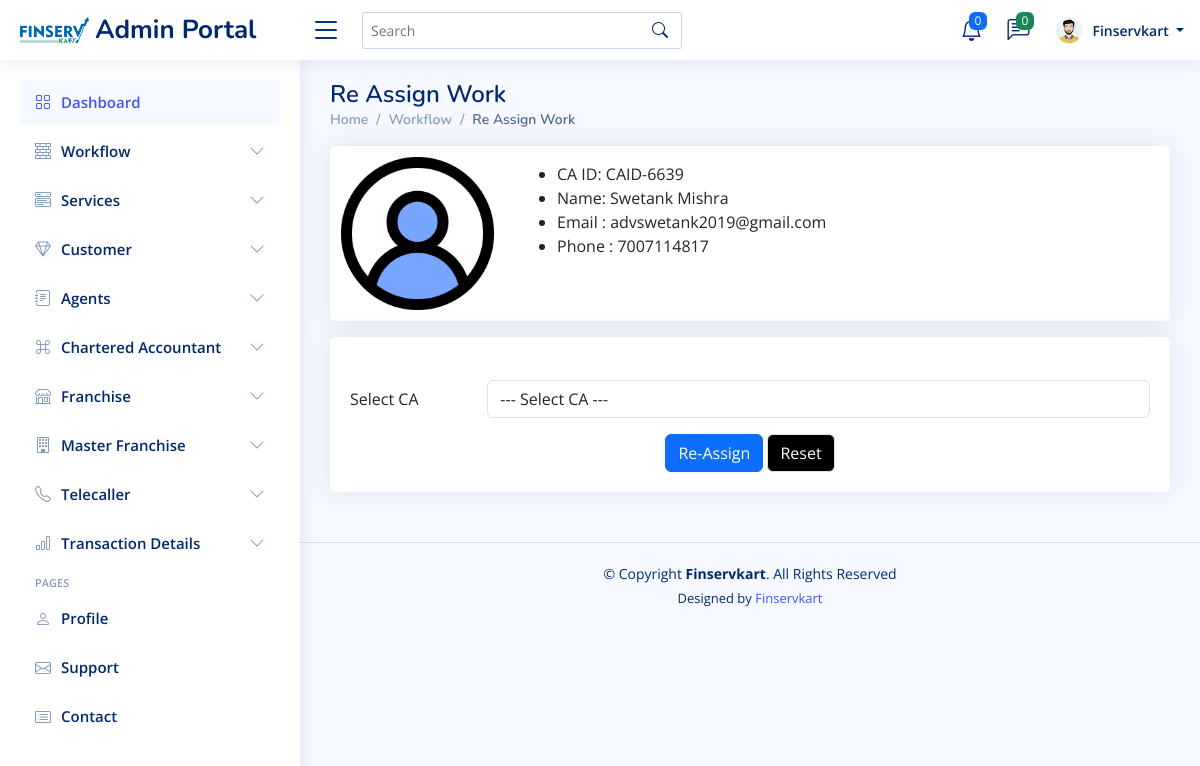
The page /admin/re-assign.php?cid=CAID-6639&pid=FSK24X46 (signed in) on the database its author committed.
### tables this page shows
CREATE TABLE `ca` (
  `id` int(11) NOT NULL,
  `CAID` varchar(100) DEFAULT NULL,
  `fname` varchar(100) DEFAULT NULL,
  `lname` varchar(100) DEFAULT NULL,
  `email` varchar(200) DEFAULT NULL,
  `phone` varchar(255) DEFAULT NULL,
  `doc` varchar(255) DEFAULT NULL,
  `password` varchar(20) DEFAULT NULL,
  `regDate` varchar(50) DEFAULT NULL,
  `CAProfile` varchar(255) DEFAULT NULL,
  `address` varchar(255) DEFAULT NULL,
  `fb` varchar(255) DEFAULT NULL,
  `insta` varchar(255) DEFAULT NULL,
  `linkedin` varchar(255) DEFAULT NULL,
  `twitter` varchar(255) DEFAULT NULL,
  `whatsapp` varchar(255) DEFAULT NULL,
  `IFSE` varchar(100) DEFAULT NULL,
  `bank` varchar(100) DEFAULT NULL,
  `branch` varchar(100) DEFAULT NULL,
  `ACNo` varchar(100) DEFAULT NULL
);

### admin/re-assign.php (the view, shortened to what this page needs)
<?php session_start();
   include_once('../include/config.php');
   if (strlen($_SESSION['adminid']==0)) {
    header('location:logout.php');
    } else{
   ?>
<!DOCTYPE html>
<html lang="en">
   <head>
      <link href="assets/vendor/bootstrap/css/bootstrap.min.css" rel="stylesheet">
      <link href="assets/vendor/bootstrap-icons/bootstrap-icons.css" rel="stylesheet">
      <link href="assets/vendor/boxicons/css/boxicons.min.css" rel="stylesheet">
      <link href="assets/vendor/quill/quill.snow.css" rel="stylesheet">
      <link href="assets/vendor/quill/quill.bubble.css" rel="stylesheet">
      <link href="assets/vendor/remixicon/remixicon.css" rel="stylesheet">
      <link href="assets/vendor/simple-datatables/style.css" rel="stylesheet">
      <link href="assets/css/style.css" rel="stylesheet">
      <link rel="stylesheet" href="https://cdnjs.cloudflare.com/ajax/libs/toastr.js/latest/css/toastr.min.css">
   </head>
   <body>
      <?php include("include/header.php"); ?>
      <?php include("include/sider.php"); ?>
      <main id="main" class="main">
         <div class="pagetitle">
            <h1>Re Assign Work</h1>
            <nav>
               <ol class="breadcrumb">
                  <li class="breadcrumb-item"><a href="dashboard.php">Home</a></li>
                  <li class="breadcrumb-item">Workflow</li>
                  <li class="breadcrumb-item active">Re Assign Work</li>
               </ol>
            </nav>
         </div>
         <?php
            $caid = $_GET['cid'];
            $pid = $_GET['pid'];
            $query = "SELECT * FROM ca WHERE CAID = ?";
            $stmt = $con->prepare($query);
            $stmt->bind_param("s", $caid);
            $stmt->execute();
            $result = $stmt->get_result();
            if($result->num_rows > 0){
            $row = $result->fetch_assoc();
            echo '<div class="card mb-3">
                   <div class="row g-0">
                    <div class="col-md-4" style="width: 175px; height: 175px; overflow: hidden;">
                    <img src="../../CA/assets/profile/'.$row['CAProfile'].'" class="img-fluid rounded-start" alt="..." style="width: 100%; height: 100%; object-fit: cover;">
                    </div>
                    <div class="col-md-8">
                       <div class="card-body">
                         <p class="card-text">
                             <ul>
                                 <li>CA ID: '.$row['CAID'].'</li>
                                 <li>Name: '.$row['fname'].' '.$row['lname'].'</li>
                                 <li>Email : '.$row['email'].'</li>
                                 <li>Phone : '.$row['phone'].'</li>
                             </ul>
                         </p>
                       </div>
                    </div>
                   </div>
                 </div>';
            } else {
            echo "Profile not found.";
            }
            ?>
         <section class="section">
            <div class="row">
               <div class="col-lg-12">
                  <div class="card">
                     <div class="card-body">
                        <h5 class="card-title"></h5>
                        <form action="api/update.php?type=workflow&pid=<?= $pid ?>" method="POST">
                           <div class="row mb-3">
                              <label for="inputEmail3" class="col-sm-2 col-form-label">Select CA</label>
                              <div class="col-sm-10">
                                 <select class="form-control" name="CAID" aria-label="Default select example" required>
                                    <option hidden="" disabled="disabled" selected="selected" value="">--- Select CA  ---</option>
                                 </select>
                              </div>
                           </div>
                           <div class="text-center">
                              <button type="submit" name="update" class="btn btn-primary">Re-Assign</button>
                              <button type="reset" class="btn btn-secondary">Reset</button>
                           </div>
                        </form>
                     </div>
                  </div>
               </div>
            </div>
         </section>
      </main>
      <?php include("include/footer.php"); ?>
   </body>
</html>
<?php } ?>

### admin/include/header.php (shortened to what this page needs)
<?php session_start();
   include_once('../include/config.php');
?>
  <?php
  $query=mysqli_query($con,"select * from admin");
  while($result=mysqli_fetch_array($query))
  {?>
  <header id="header" class="header fixed-top d-flex align-items-center">
    <div class="d-flex align-items-center justify-content-between">
      <a href="dashboard.php" class="logo d-flex align-items-center">
        <img src="include/logo.webp" alt="">
        <span class="d-none d-lg-block">Admin Portal</span>
      </a>
      <i class="bi bi-list toggle-sidebar-btn"></i>
    </div>
    <div class="search-bar">
      <form class="search-form d-flex align-items-center" method="POST" action="#">
        <input type="text" name="query" placeholder="Search" title="Enter search keyword">
        <button type="submit" title="Search"><i class="bi bi-search"></i></button>
      </form>
    </div>
    <nav class="header-nav ms-auto">
      <ul class="d-flex align-items-center">
        <li class="nav-item dropdown">
          <a class="nav-link nav-icon" href="#" data-bs-toggle="dropdown">
            <i class="bi bi-bell"></i>
            <span class="badge bg-primary badge-number">0</span>
          </a>
        </li>
        <li class="nav-item dropdown">
          <a class="nav-link nav-icon" href="#" data-bs-toggle="dropdown">
            <i class="bi bi-chat-left-text"></i>
            <span class="badge bg-success badge-number">0</span>
          </a>
        </li>
        <li class="nav-item dropdown pe-3">
          <a class="nav-link nav-profile d-flex align-items-center pe-0" href="#" data-bs-toggle="dropdown">
            <?php $profileImage = empty($result['profile']) ? 'assets/profile/admin.png' : 'assets/profile/' . $result['profile'];?>
            <img src="<?php echo $profileImage; ?>" alt="Profile" class="rounded-circle" height="30" width="30" style="object-fit: cover;">
            <span class="d-none d-md-block dropdown-toggle ps-2">
            <?php
            $fullName = $result['name'];
            $nameParts = explode(" ", $fullName);
            $firstName = $nameParts[0];
            echo $firstName;
            ?>
            </span>
          </a>
        </li>
      </ul>
    </nav>
  </header>
  <?php } ?>

### admin/assets/css/style.css (style rules this page uses)
:root { scroll-behavior: smooth; }
body { font-family: "Open Sans", sans-serif; background: #f6f9ff; color: #444444; }
a { color: #4154f1; text-decoration: none; }
h1, h2, h3, h4, h5, h6 { font-family: "Nunito", sans-serif; }
#main { margin-top: 60px; padding: 20px 30px; transition: all 0.3s; }
.pagetitle { margin-bottom: 10px; }
.pagetitle h1 { font-size: 24px; margin-bottom: 0; font-weight: 600; color: #012970; }
.card { margin-bottom: 30px; border: none; border-radius: 5px; box-shadow: 0px 0 30px rgba(1, 41, 112, 0.1); }
.card-title { padding: 20px 0 15px 0; font-size: 18px; font-weight: 500; color: #012970; font-family: "Poppins", sans-serif; }
.card-body { padding: 0 20px 20px 20px; }
.breadcrumb { font-size: 14px; font-family: "Nunito", sans-serif; color: #899bbd; font-weight: 600; }
.breadcrumb a { color: #899bbd; transition: 0.3s; }
.breadcrumb .breadcrumb-item::before { color: #899bbd; }
.breadcrumb .active { color: #51678f; font-weight: 600; }
.logo { line-height: 1; }
@media (min-width: 1200px) { .logo { width: 280px; } }
.logo img { max-height: 26px; margin-right: 6px; }
.logo span { font-size: 26px; font-weight: 700; color: #012970; font-family: "Nunito", sans-serif; }
.header { transition: all 0.5s; z-index: 997; height: 60px; box-shadow: 0px 2px 20px rgba(1, 41, 112, 0.1); background-color: #fff; padding-left: 20px; }
.header .toggle-sidebar-btn { font-size: 32px; padding-left: 10px; cursor: pointer; color: #012970; }
.header .search-bar { min-width: 360px; padding: 0 20px; }
.header .search-form { width: 100%; }
.header .search-form input { border: 0; font-size: 14px; color: #012970; border: 1px solid rgba(1, 41, 112, 0.2); padding: 7px 38px 7px 8px; border-radius: 3px; transition: 0.3s; width: 100%; }
.header .search-form button { border: 0; padding: 0; margin-left: -30px; background: none; }
.header .search-form button i { color: #012970; }
.header-nav ul { list-style: none; }
.header-nav>ul { margin: 0; padding: 0; }
.header-nav .nav-icon { font-size: 22px; color: #012970; margin-right: 25px; position: relative; }
.header-nav .nav-profile { color: #012970; }
.header-nav .nav-profile img { max-height: 36px; }
.header-nav .nav-profile span { font-size: 14px; font-weight: 600; }
.header-nav .badge-number { position: absolute; inset: -2px -5px auto auto; font-weight: normal; font-size: 12px; padding: 3px 6px; }
@media (min-width: 1200px) { #main, #footer { margin-left: 300px; } }

### admin/re-assign.php (style rules this page uses)
.btn-secondary { color: #fff; background-color: #000; border-color: #dee2e6; box-shadow: none; }

### rows shown on the page
ca: CAProfile (placeholder picture), CAID "CAID-6639", fname "Swetank", lname "Mishra", email "advswetank2019@gmail.com", phone "7007114817"

### other values the page prints
$firstName "Finservkart"
